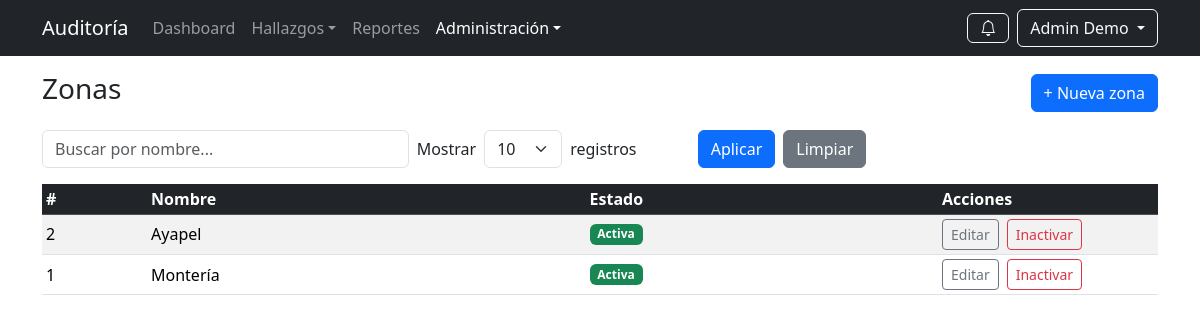
The page /public/admin/zonas.php (signed in) on the database its author committed.
### tables this page shows
CREATE TABLE zona (
  id INT AUTO_INCREMENT PRIMARY KEY,
  nombre VARCHAR(120) NOT NULL,
  activo TINYINT(1) NOT NULL DEFAULT 1,
  UNIQUE KEY uk_zona_nombre (nombre)
);

### public/admin/zonas.php (the view, shortened to what this page needs)
<?php
$pdo = getDB();
$q = trim($_GET['q'] ?? '');
$per_page = (int)($_GET['per_page'] ?? 10);
$page = max(1, (int)($_GET['page'] ?? 1));
$offset = ($page - 1) * $per_page;
$where = []; $params = [];
$where_sql = $where ? ('WHERE '.implode(' AND ', $where)) : '';
$sql = "SELECT z.id, z.nombre, z.activo
        FROM zona z
        $where_sql
        ORDER BY z.nombre
        LIMIT ? OFFSET ?";
$paramsData = $params;
$paramsData[] = $per_page;
$paramsData[] = $offset;
$st = $pdo->prepare($sql);
$st->execute($paramsData);
$rows = $st->fetchAll();
include __DIR__ . '/../../includes/header.php';
?>
<div class="container">
  <div class="d-flex justify-content-between align-items-center mb-3">
    <h3>Zonas</h3>
    <a class="btn btn-primary" href="<?= BASE_URL ?>/admin/zona_edit.php">+ Nueva zona</a>
  </div>
  <form class="row g-2 mb-3" method="get">
    <div class="col-md-4">
      <input class="form-control" name="q" placeholder="Buscar por nombre..." value="<?= htmlspecialchars($q) ?>">
    </div>
    <div class="col-md-3">
      <div class="d-flex align-items-center gap-2">
        <label class="form-label mb-0">Mostrar</label>
        <select name="per_page" class="form-select" style="width:auto">
          <?php foreach([10,25,50,100] as $op): ?>
            <option value="<?= $op ?>" <?= ($per_page===$op)?'selected':'' ?>><?= $op ?></option>
          <?php endforeach; ?>
        </select>
        <span>registros</span>
      </div>
    </div>
    <div class="col-md-5 d-flex gap-2">
      <button class="btn btn-primary">Aplicar</button>
      <a class="btn btn-secondary" href="<?= BASE_URL ?>/admin/zonas.php">Limpiar</a>
    </div>
  </form>
  <div class="table-responsive">
    <table class="table table-sm table-striped align-middle">
      <thead class="table-dark">
        <tr>
          <th>#</th>
          <th>Nombre</th>
          <th>Estado</th>
          <th style="width:220px">Acciones</th>
        </tr>
      </thead>
      <tbody>
      <?php if (!$rows): ?>
        <tr><td colspan="4" class="text-center py-4">Sin resultados</td></tr>
      <?php else: ?>
        <?php foreach($rows as $r): ?>
          <tr>
            <td><?= (int)$r['id'] ?></td>
            <td><?= htmlspecialchars($r['nombre']) ?></td>
            <td>
              <?= ((int)$r['activo']===1) ? '<span class="badge bg-success">Activa</span>' : '<span class="badge bg-danger">Inactiva</span>' ?>
            </td>
            <td class="d-flex gap-2">
              <a class="btn btn-sm btn-outline-secondary" href="<?= BASE_URL ?>/admin/zona_edit.php?id=<?= (int)$r['id'] ?>">Editar</a>
              <?php if ((int)$r['activo']===1): ?>
                <a class="btn btn-sm btn-outline-danger"
                   href="<?= BASE_URL ?>/admin/zona_toggle.php?id=<?= (int)$r['id'] ?>&to=0"
                   data-confirm="¿Inactivar esta zona?" data-confirm-type="warning" data-confirm-ok="Sí, inactivar">Inactivar</a>
              <?php else: ?>
                <a class="btn btn-sm btn-outline-success"
                   href="<?= BASE_URL ?>/admin/zona_toggle.php?id=<?= (int)$r['id'] ?>&to=1"
                   data-confirm="¿Activar esta zona?" data-confirm-type="info" data-confirm-ok="Sí, activar">Activar</a>
              <?php endif; ?>
            </td>
          </tr>
        <?php endforeach; ?>
      <?php endif; ?>
      </tbody>
    </table>
  </div>
</div>

### public/assets/css/custom.css (style rules this page uses)
.table > :not(caption) > * > * { vertical-align: middle; }

### rows shown on the page
zona: id "2", nombre "Ayapel", activo "Activa"
zona: id "1", nombre "Montería", activo "Activa"

### other values the page prints
APP_NAME "Auditoría"
$nombreUsuario ?: 'Usuario' "Admin Demo"
form field per_page "10"
